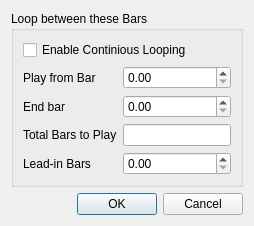
<ui version="4.0" >
 <class>GuiLoopingDialog</class>
 <widget class="QDialog" name="GuiLoopingDialog" >
  <property name="geometry" >
   <rect>
    <x>0</x>
    <y>0</y>
    <width>276</width>
    <height>262</height>
   </rect>
  </property>
  <property name="sizePolicy" >
   <sizepolicy vsizetype="Minimum" hsizetype="Minimum" >
    <horstretch>0</horstretch>
    <verstretch>0</verstretch>
   </sizepolicy>
  </property>
  <property name="windowTitle" >
   <string>Dialog</string>
  </property>
  <layout class="QVBoxLayout" name="verticalLayout_2" >
   <property name="sizeConstraint" >
    <enum>QLayout::SetFixedSize</enum>
   </property>
   <item>
    <widget class="QGroupBox" name="groupBox_2" >
     <property name="sizePolicy" >
      <sizepolicy vsizetype="Minimum" hsizetype="Minimum" >
       <horstretch>0</horstretch>
       <verstretch>0</verstretch>
      </sizepolicy>
     </property>
     <property name="title" >
      <string>Loop between these Bars</string>
     </property>
     <layout class="QVBoxLayout" name="verticalLayout" >
      <item>
       <widget class="QCheckBox" name="checkBox" >
        <property name="text" >
         <string>Enable Continious Looping</string>
        </property>
       </widget>
      </item>
      <item>
       <layout class="QGridLayout" name="gridLayout" >
        <item row="1" column="0" >
         <widget class="QLabel" name="label" >
          <property name="text" >
           <string>Play from Bar</string>
          </property>
         </widget>
        </item>
        <item row="3" column="0" >
         <widget class="QLabel" name="label_2" >
          <property name="text" >
           <string>End bar</string>
          </property>
         </widget>
        </item>
        <item row="5" column="0" >
         <widget class="QLabel" name="label_3" >
          <property name="text" >
           <string>Total Bars to Play</string>
          </property>
         </widget>
        </item>
        <item row="5" column="1" >
         <widget class="QLineEdit" name="lineEdit" >
          <property name="readOnly" >
           <bool>true</bool>
          </property>
         </widget>
        </item>
        <item row="6" column="0" >
         <widget class="QLabel" name="label_4" >
          <property name="text" >
           <string>Lead-in Bars</string>
          </property>
         </widget>
        </item>
        <item row="1" column="1" >
         <widget class="QDoubleSpinBox" name="doubleSpinBox" />
        </item>
        <item row="3" column="1" >
         <widget class="QDoubleSpinBox" name="doubleSpinBox_2" />
        </item>
        <item row="6" column="1" >
         <widget class="QDoubleSpinBox" name="doubleSpinBox_3" />
        </item>
       </layout>
      </item>
     </layout>
    </widget>
   </item>
   <item>
    <widget class="QDialogButtonBox" name="buttonBox" >
     <property name="orientation" >
      <enum>Qt::Horizontal</enum>
     </property>
     <property name="standardButtons" >
      <set>QDialogButtonBox::Cancel|QDialogButtonBox::Ok</set>
     </property>
    </widget>
   </item>
  </layout>
 </widget>
 <resources/>
 <connections>
  <connection>
   <sender>buttonBox</sender>
   <signal>accepted()</signal>
   <receiver>GuiLoopingDialog</receiver>
   <slot>accept()</slot>
   <hints>
    <hint type="sourcelabel" >
     <x>248</x>
     <y>254</y>
    </hint>
    <hint type="destinationlabel" >
     <x>157</x>
     <y>274</y>
    </hint>
   </hints>
  </connection>
  <connection>
   <sender>buttonBox</sender>
   <signal>rejected()</signal>
   <receiver>GuiLoopingDialog</receiver>
   <slot>reject()</slot>
   <hints>
    <hint type="sourcelabel" >
     <x>316</x>
     <y>260</y>
    </hint>
    <hint type="destinationlabel" >
     <x>286</x>
     <y>274</y>
    </hint>
   </hints>
  </connection>
 </connections>
</ui>
